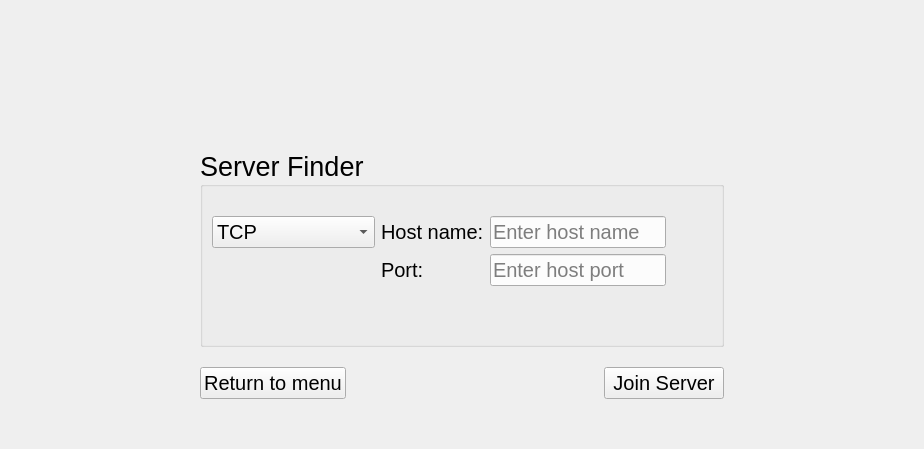
      <widget class="QWidget" name="Serverfinder">
       <layout class="QGridLayout" name="gridLayout_2">
        <property name="leftMargin">
         <number>200</number>
        </property>
        <property name="topMargin">
         <number>150</number>
        </property>
        <property name="rightMargin">
         <number>200</number>
        </property>
        <property name="bottomMargin">
         <number>50</number>
        </property>
        <property name="verticalSpacing">
         <number>20</number>
        </property>
        <item row="3" column="3">
         <widget class="QPushButton" name="connectBtn">
          <property name="sizePolicy">
           <sizepolicy hsizetype="Preferred" vsizetype="Preferred">
            <horstretch>0</horstretch>
            <verstretch>0</verstretch>
           </sizepolicy>
          </property>
          <property name="maximumSize">
           <size>
            <width>500</width>
            <height>100</height>
           </size>
          </property>
          <property name="font">
           <font>
            <pointsize>15</pointsize>
           </font>
          </property>
          <property name="autoFillBackground">
           <bool>false</bool>
          </property>
          <property name="inputMethodHints">
           <set>Qt::ImhNone</set>
          </property>
          <property name="text">
           <string>Join Server</string>
          </property>
         </widget>
        </item>
        <item row="3" column="0">
         <widget class="QPushButton" name="return_btn_client">
          <property name="sizePolicy">
           <sizepolicy hsizetype="Preferred" vsizetype="Preferred">
            <horstretch>0</horstretch>
            <verstretch>0</verstretch>
           </sizepolicy>
          </property>
          <property name="maximumSize">
           <size>
            <width>500</width>
            <height>100</height>
           </size>
          </property>
          <property name="font">
           <font>
            <pointsize>15</pointsize>
           </font>
          </property>
          <property name="text">
           <string>Return to menu</string>
          </property>
         </widget>
        </item>
        <item row="0" column="0" colspan="4">
         <widget class="QGroupBox" name="groupBox">
          <property name="palette">
           <palette>
            <active>
             <colorrole role="Base">
              <brush brushstyle="SolidPattern">
               <color alpha="255">
                <red>243</red>
                <green>241</green>
                <blue>222</blue>
               </color>
              </brush>
             </colorrole>
            </active>
            <inactive>
             <colorrole role="Base">
              <brush brushstyle="SolidPattern">
               <color alpha="255">
                <red>252</red>
                <green>252</green>
                <blue>252</blue>
               </color>
              </brush>
             </colorrole>
            </inactive>
            <disabled>
             <colorrole role="Base">
              <brush brushstyle="SolidPattern">
               <color alpha="255">
                <red>231</red>
                <green>220</green>
                <blue>187</blue>
               </color>
              </brush>
             </colorrole>
            </disabled>
           </palette>
          </property>
          <property name="font">
           <font>
            <pointsize>20</pointsize>
           </font>
          </property>
          <property name="title">
           <string>Server Finder</string>
          </property>
          <layout class="QGridLayout" name="gridLayout_5">
           <item row="1" column="1">
            <widget class="QLabel" name="label_hostname">
             <property name="sizePolicy">
              <sizepolicy hsizetype="Preferred" vsizetype="Preferred">
               <horstretch>0</horstretch>
               <verstretch>0</verstretch>
              </sizepolicy>
             </property>
             <property name="font">
              <font>
               <pointsize>15</pointsize>
              </font>
             </property>
             <property name="text">
              <string>Host name:</string>
             </property>
            </widget>
           </item>
           <item row="0" column="2">
            <spacer name="horizontalSpacer_2">
             <property name="orientation">
              <enum>Qt::Vertical</enum>
             </property>
             <property name="sizeHint" stdset="0">
              <size>
               <width>40</width>
               <height>20</height>
              </size>
             </property>
            </spacer>
           </item>
           <item row="1" column="0">
            <widget class="QComboBox" name="comboBox">
             <property name="font">
              <font>
               <pointsize>15</pointsize>
              </font>
             </property>
             <item>
              <property name="text">
               <string>TCP</string>
              </property>
             </item>
             <item>
              <property name="text">
               <string>UDP Discovery</string>
              </property>
             </item>
            </widget>
           </item>
           <item row="2" column="1">
            <widget class="QLabel" name="label_port">
             <property name="sizePolicy">
              <sizepolicy hsizetype="Preferred" vsizetype="Preferred">
               <horstretch>0</horstretch>
               <verstretch>0</verstretch>
              </sizepolicy>
             </property>
             <property name="font">
              <font>
               <pointsize>15</pointsize>
              </font>
             </property>
             <property name="text">
              <string>Port:</string>
             </property>
            </widget>
           </item>
           <item row="1" column="2">
            <widget class="QLineEdit" name="hostLineEdit">
             <property name="sizePolicy">
              <sizepolicy hsizetype="Preferred" vsizetype="Preferred">
               <horstretch>0</horstretch>
               <verstretch>0</verstretch>
              </sizepolicy>
             </property>
             <property name="maximumSize">
              <size>
               <width>500</width>
               <height>40</height>
              </size>
             </property>
             <property name="font">
              <font>
               <pointsize>15</pointsize>
              </font>
             </property>
             <property name="text">
              <string/>
             </property>
             <property name="placeholderText">
              <string>Enter host name</string>
             </property>
            </widget>
           </item>
           <item row="2" column="2">
            <widget class="QLineEdit" name="portLineEdit">
             <property name="sizePolicy">
              <sizepolicy hsizetype="Preferred" vsizetype="Preferred">
               <horstretch>0</horstretch>
               <verstretch>0</verstretch>
              </sizepolicy>
             </property>
             <property name="maximumSize">
              <size>
               <width>500</width>
               <height>40</height>
              </size>
             </property>
             <property name="font">
              <font>
               <pointsize>15</pointsize>
              </font>
             </property>
             <property name="text">
              <string/>
             </property>
             <property name="placeholderText">
              <string>Enter host port</string>
             </property>
            </widget>
           </item>
           <item row="4" column="2">
            <spacer name="horizontalSpacer">
             <property name="orientation">
              <enum>Qt::Vertical</enum>
             </property>
             <property name="sizeHint" stdset="0">
              <size>
               <width>40</width>
               <height>20</height>
              </size>
             </property>
            </spacer>
           </item>
           <item row="1" column="3">
            <spacer name="horizontalSpacer_7">
             <property name="orientation">
              <enum>Qt::Horizontal</enum>
             </property>
             <property name="sizeHint" stdset="0">
              <size>
               <width>40</width>
               <height>20</height>
              </size>
             </property>
            </spacer>
           </item>
           <item row="3" column="0" colspan="4">
            <widget class="QLabel" name="c_errorLabel">
             <property name="sizePolicy">
              <sizepolicy hsizetype="Preferred" vsizetype="Preferred">
               <horstretch>0</horstretch>
               <verstretch>0</verstretch>
              </sizepolicy>
             </property>
             <property name="maximumSize">
              <size>
               <width>16777215</width>
               <height>100</height>
              </size>
             </property>
             <property name="font">
              <font>
               <pointsize>15</pointsize>
              </font>
             </property>
             <property name="text">
              <string/>
             </property>
            </widget>
           </item>
          </layout>
         </widget>
        </item>
       </layout>
      </widget>
